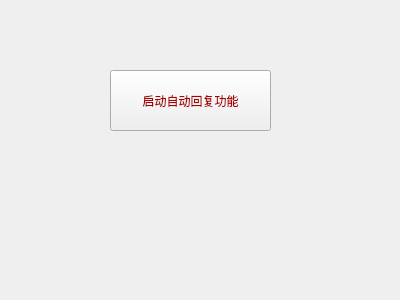
<?xml version="1.0" encoding="UTF-8"?>
<ui version="4.0">
 <class>Form</class>
 <widget class="QWidget" name="Form">
  <property name="geometry">
   <rect>
    <x>0</x>
    <y>0</y>
    <width>400</width>
    <height>300</height>
   </rect>
  </property>
  <property name="windowTitle">
   <string>Form</string>
  </property>
  <widget class="QPushButton" name="pushButton">
   <property name="geometry">
    <rect>
     <x>110</x>
     <y>70</y>
     <width>161</width>
     <height>61</height>
    </rect>
   </property>
   <property name="styleSheet">
    <string notr="true">color: rgb(170, 0, 0);
font: 75 14pt &quot;Adobe 仿宋 Std R&quot;;</string>
   </property>
   <property name="text">
    <string>启动自动回复功能</string>
   </property>
   <property name="iconSize">
    <size>
     <width>40</width>
     <height>40</height>
    </size>
   </property>
   <property name="checkable">
    <bool>false</bool>
   </property>
   <property name="autoRepeat">
    <bool>false</bool>
   </property>
   <property name="autoDefault">
    <bool>false</bool>
   </property>
  </widget>
 </widget>
 <resources/>
 <connections/>
</ui>
